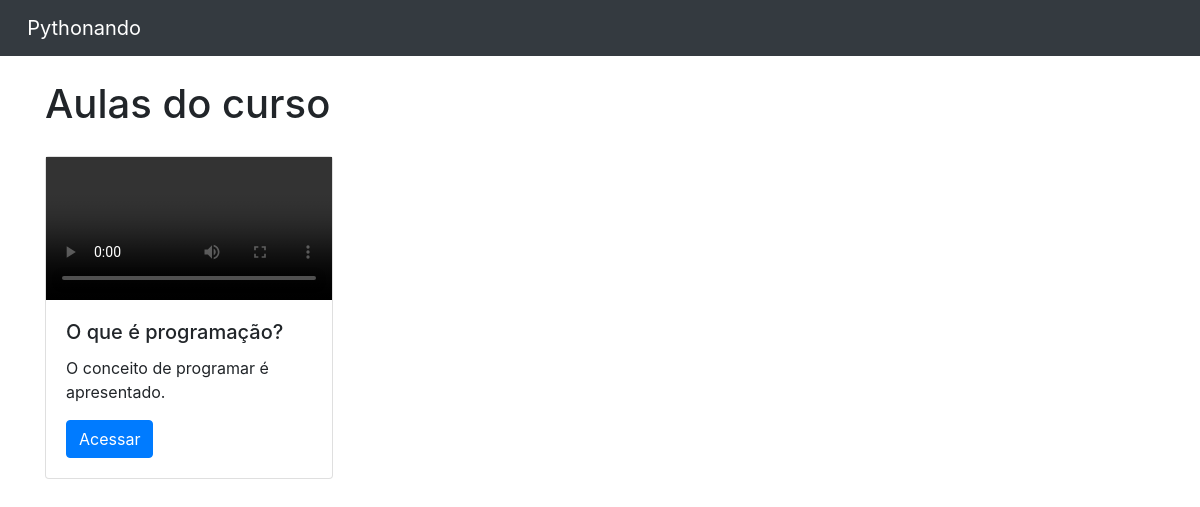
/home/curso/3, run on the app's committed database.
### cursos/models.py (models this page shows, shortened)
class Aulas(models.Model):
    nome = models.CharField(max_length = 100)
    descricao = models.TextField()
    aula = models.FileField(upload_to = "aulas")
    curso = models.ForeignKey(Cursos, on_delete = models.DO_NOTHING)

### cursos/views.py (the view)
# urls.py: path('curso/<int:id>', views.curso, name='curso'),
def curso(request, id):
    id_curso = Cursos.objects.get(id=id)
    aulas = Aulas.objects.filter(curso=id_curso)
    return render(request, 'curso.html', {'aulas': aulas})

### cursos/templates/curso.html (shortened to what this page needs)
{% extends 'base.html'%}
{% block 'body' %}
<div class="container">
  <br>
  <h1>Aulas do curso</h1>
  <div class="row">
      {% for i in aulas %}
          <div style="margin-top: 20px;" class="col-md">
              <div class="card" style="width: 18rem;">
                <video  controls>
                  <source src="{{i.aula.url}}" type="video/mp4">
                </video>
                  <div class="card-body">
                    <h5 class="card-title">{{i.nome}}</h5>
                    <p class="card-text">{{i.descricao}}</p>
                    <a href="{% url 'aula' i.id %}" class="btn btn-primary">Acessar</a>
                  </div>
                </div>
          </div>
      {% endfor %}
  </div>
</div>
{% endblock %}

### data on the page
Aulas: nome "O que é programação?", descricao "O conceito de programar é apresentado."
